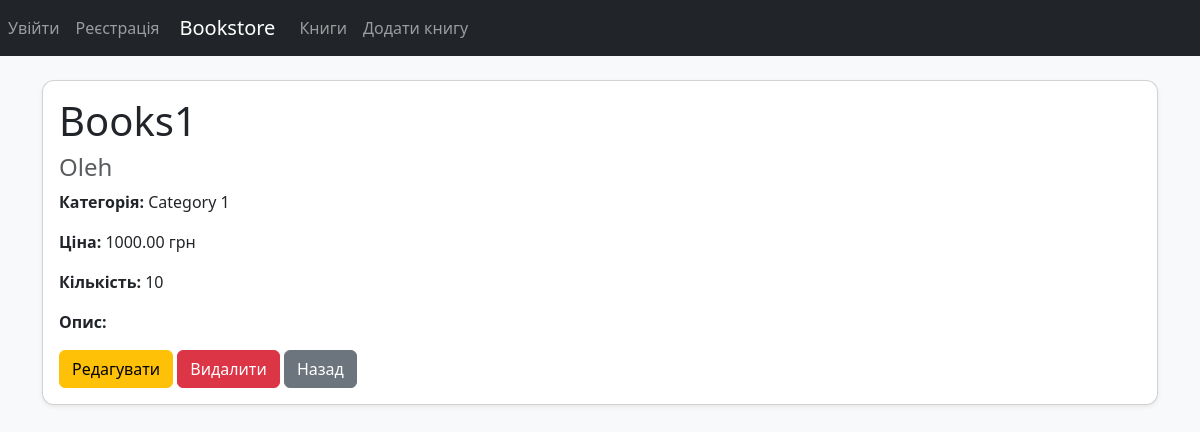
Before: /book/1/ with the older database file.
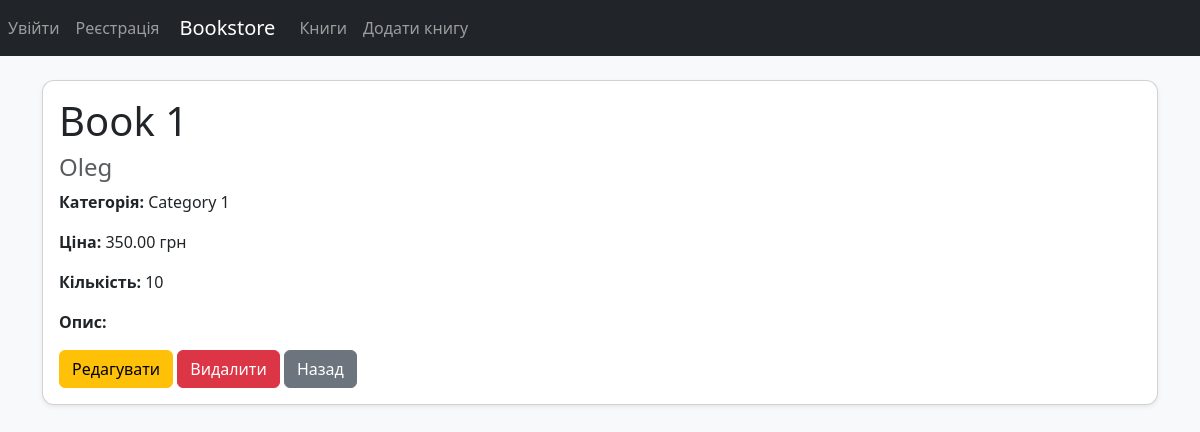
After: the same page with the newer database file.
### catalog/models.py (models this page shows, shortened)
class Book(models.Model):
    category = models.ForeignKey(
        Category,
        on_delete=models.PROTECT,
        related_name="books"
    )
    title = models.CharField(max_length=200)
    author = models.CharField(max_length=120)
    price = models.DecimalField(max_digits=10, decimal_places=2)
    description = models.TextField(blank=True)
    stock = models.PositiveIntegerField(default=0)
    class Meta:
        verbose_name = "Book"
        verbose_name_plural = "Books"
        ordering = ["title"]
        indexes = [
            models.Index(fields=["title"]),
            models.Index(fields=["author"]),
            models.Index(fields=["price"]),
        ]

class Category(models.Model):
    name = models.CharField(max_length=120, unique=True)
    slug = models.SlugField(max_length=140, unique=True)
    class Meta:
        verbose_name = "Category"
        verbose_name_plural = "Categories"
        ordering = ["name"]

### catalog/views.py (the view)
# urls.py: path("book/<int:pk>/", BookDetailView.as_view(), name="book_detail"),
class BookDetailView(DetailView):
    model = Book
    template_name = "catalog/book_detail.html"
    context_object_name = "book"

### templates/catalog/book_detail.html (shortened to what this page needs)
{% extends "base.html" %}
{% block content %}
<div class="card shadow-sm">
    <div class="card-body">
        <h1>{{ book.title }}</h1>
        <h4 class="text-muted">{{ book.author }}</h4>
        <p><strong>Категорія:</strong> {{ book.category.name }}</p>
        <p><strong>Ціна:</strong> {{ book.price }} грн</p>
        <p><strong>Кількість:</strong> {{ book.stock }}</p>
        <p><strong>Опис:</strong><br>{{ book.description }}</p>
        <a href="{% url 'catalog:book_update' book.pk %}" class="btn btn-warning">Редагувати</a>
        <a href="{% url 'catalog:book_delete' book.pk %}" class="btn btn-danger">Видалити</a>
        <a href="{% url 'catalog:book_list' %}" class="btn btn-secondary">Назад</a>
    </div>
</div>
{% endblock %}

Changed rows visible on the page:
changed Book "Category 1": title "Books1" → "Book 1"; author "Oleh" → "Oleg"; price "1000.00" → "350.00"
